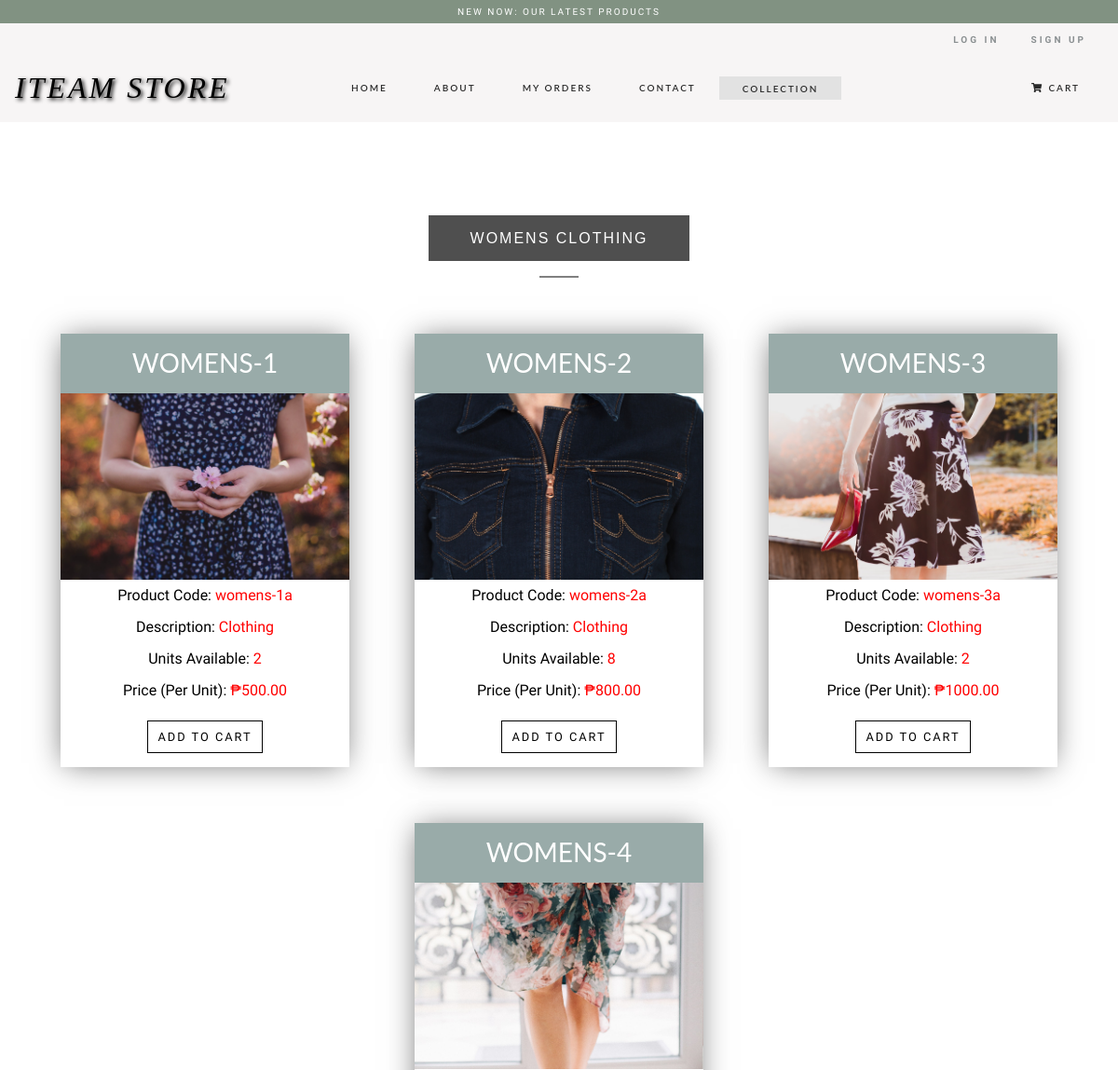
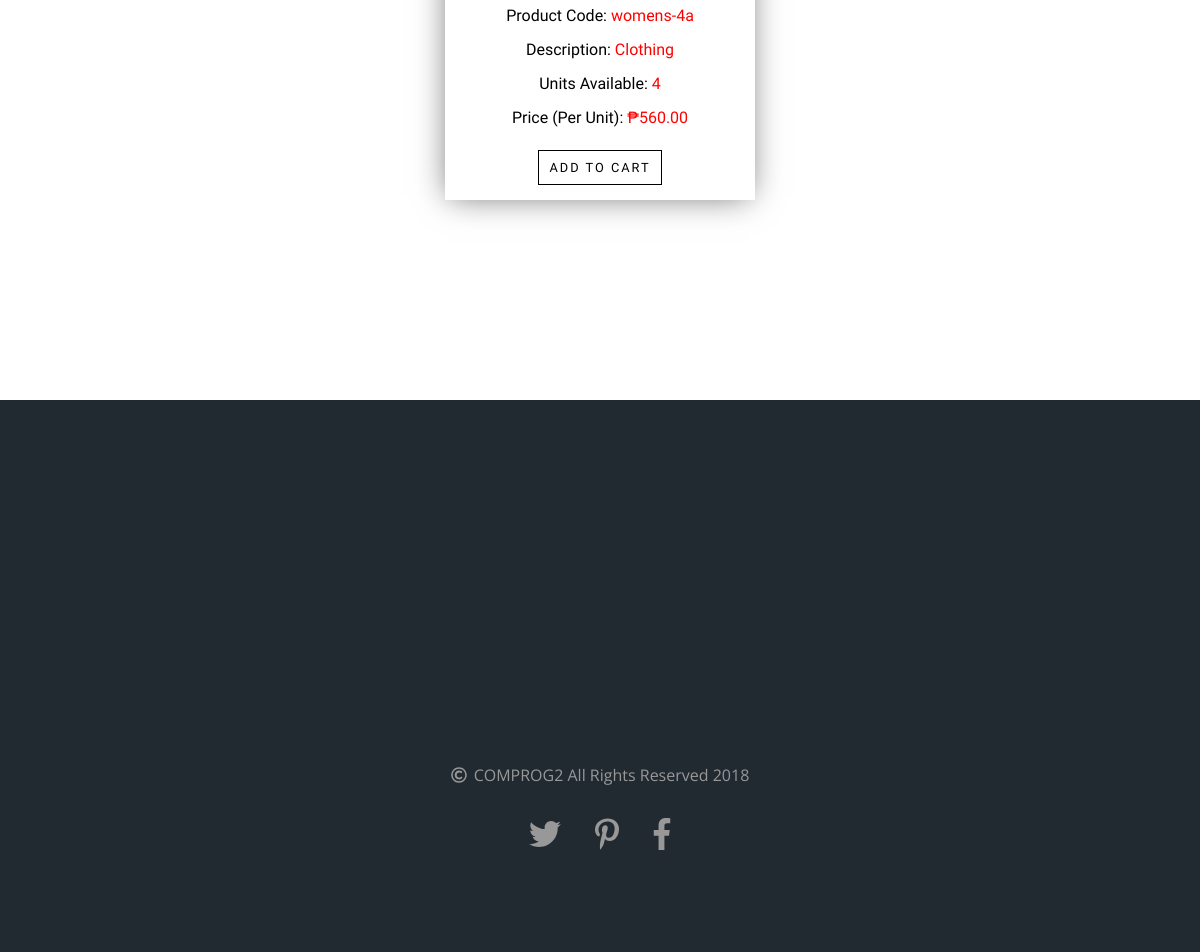
The app's page /womens.php with its own data (2 pictures, top to bottom).
### tables this page shows
CREATE TABLE `womens` (
  `id` int(11) NOT NULL,
  `product_code` varchar(60) NOT NULL,
  `product_name` varchar(60) NOT NULL,
  `product_desc` tinytext NOT NULL,
  `product_img_name` varchar(255) NOT NULL,
  `qty` int(255) NOT NULL,
  `price` decimal(10,2) NOT NULL
);

### config.php (called while the page is built, shortened)
<?php
$currency = '₱';
?>

### womens.php (the view, shortened to what this page needs)
<?php
include 'config.php';
?>
<!DOCTYPE html>
<html ng-app="myApp">
<head>
</head>
  <body>
    <header>
      <?php include('assets/header-primary.php') ?>
    </header>
    <nav class="navbar navbar-expand-lg navbar-dark bg-black">
      <a class="navbar-brand mxauto" href="main.php">ITEAM STORE</a>
      <div class="collapse navbar-collapse" id="navbarNav">
        <ul class="navbar-nav mx-auto">
          <li class="nav-item">
            <a class="nav-link" href="main.php">Home <span class="sr-only">(current)</span></a>
          </li>
          <li class="nav-item">
            <a class="nav-link" href="about.php">About</a>
          </li>
          <li class="nav-item">
            <a class="nav-link" href="orders.php">My Orders</a>
          </li>
          <li class="nav-item">
            <a class="nav-link" href="contact.php">Contact</a>
          </li>
          <li class="dropdown">
              <a class="dropbtn" href="featured.php">Collection</a>
          </li>
        </ul>
        <ul class="navbar-nav ml-auto">
          <li class="nav-item">
            <a class="nav-link image-show cart" data-modal="modalCart"><i class="fas fa-shopping-cart" data-modal="modalCart"></i>Cart</a>
          </li>
        </ul>
      </div>
    </nav>
    <div class="featured-items-collection products">
      <div class="container">
        <div class="text-heading col-auto text-center">
          <div class="text-holder">
            <h2>Womens Clothing</h2>
                <hr />
          </div>
        </div>
    <div class="row d-flex justify-content-around">
        <?php
          $womens = $mysqli->query('SELECT * FROM womens');
          if($womens){
            while($obj = $womens->fetch_object()) {
              echo '<div class="image-content-products">';
              echo '<h3>'.$obj->product_name.'</h3>';
              echo '<img src="img/womens/'.$obj->product_img_name.'"/>';
              echo '<p>Product Code: <span>'.$obj->product_code.'</span></p>';
              echo '<p>Description: <span>'.$obj->product_desc.'</span></p>';
              echo '<p>Units Available: <span>'.$obj->qty.'</span></p>';
              echo '<p>Price (Per Unit): <span>'.$currency.$obj->price.'</span></p>';
              if($obj->qty > 0){
                echo '<p><a href="update-cart.php?action=add&id='.$obj->id.'"><input class="add" type="submit" value="Add To Cart"/></a></p>';
              }
              else {
                echo 'Out Of Stock!';
              }
              echo '</div>';
            }
          }
          echo '</div>';
          echo '</div>';
          echo '</div>';
          ?>
  </body>
</html>

### records on screen
womens: product_name "WOMENS-1", product_img_name (picture), product_code "womens-1a", product_desc "Clothing", qty "2", price "500.00"
womens: product_name "WOMENS-2", product_img_name (picture), product_code "womens-2a", product_desc "Clothing", qty "8", price "800.00"
womens: product_name "WOMENS-3", product_img_name (picture), product_code "womens-3a", product_desc "Clothing", qty "2", price "1000.00"
womens: product_name "WOMENS-4", product_img_name (picture), product_code "womens-4a", product_desc "Clothing", qty "4", price "560.00"
